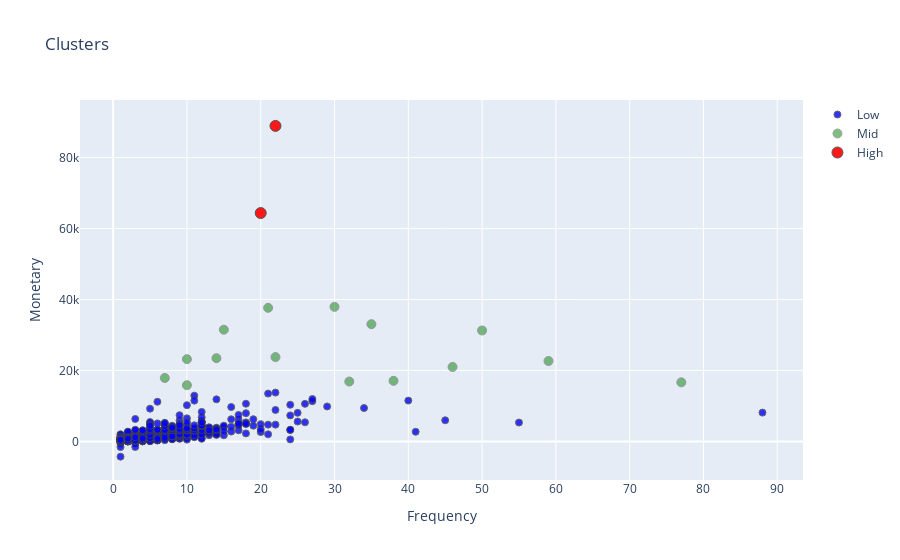

Here is the notebook cell this chart was saved with:
### Code cell
#plot revenue vs frequency
tx_graph = RFM.copy()
#query("Monetary < 50000 and Frequency < 2000")

plot_data = [
    go.Scatter(
        x=tx_graph.query("Cluster == 'Active-Low'")['Frequency'],
        y=tx_graph.query("Cluster == 'Active-Low'")['Monetary'],
        mode='markers',
        name='Low',
        marker= dict(size= 7,
            line= dict(width=1),
            color= 'blue',
            opacity= 0.8
           )
    ),
        go.Scatter(
        x=tx_graph.query("Cluster == 'Active-Mid'")['Frequency'],
        y=tx_graph.query("Cluster == 'Active-Mid'")['Monetary'],
        mode='markers',
        name='Mid',
        marker= dict(size= 9,
            line= dict(width=1),
            color= 'green',
            opacity= 0.5
           )
    ),
        go.Scatter(
        x=tx_graph.query("Cluster == 'Active-High'")['Frequency'],
        y=tx_graph.query("Cluster == 'Active-High'")['Monetary'],
        mode='markers',
        name='High',
        marker= dict(size= 11,
            line= dict(width=1),
            color= 'red',
            opacity= 0.9
           )
    ),
]

plot_layout = go.Layout(
        yaxis= {'title': "Monetary"},
        xaxis= {'title': "Frequency"},
        title='Clusters'
    )
fig = go.Figure(data=plot_data, layout=plot_layout)

fig

### Figure 1 — Plotly figure (JSON) as saved in the notebook; plotly's stock layout.template omitted (floating-point values rounded to 4 significant figures; data arrays with more than 128 entries replaced by an {"elided": "..."} marker saying what was removed)
{"data": [{"marker": {"color": "blue", "line": {"width": 1}, "opacity": 0.8, "size": 7}, "mode": "markers", "name": "Low", "type": "scatter", "x": {"elided": "1003 int values"}, "y": {"elided": "1003 float values"}}, {"marker": {"color": "green", "line": {"width": 1}, "opacity": 0.5, "size": 9}, "mode": "markers", "name": "Mid", "type": "scatter", "x": [10, 7, 10, 59, 50, 38, 46, 77, 35, 32, 22, 15, 14, 21, 30], "y": [23200.0, 17890.0, 15850.0, 22670.0, 31280.0, 17080.0, 20990.0, 16640.0, 33050.0, 16880.0, 23770.0, 31500.0, 23460.0, 37660.0, 37930.0]}, {"marker": {"color": "red", "line": {"width": 1}, "opacity": 0.9, "size": 11}, "mode": "markers", "name": "High", "type": "scatter", "x": [20, 22], "y": [64380.0, 88950.0]}], "layout": {"title": {"text": "Clusters"}, "xaxis": {"title": {"text": "Frequency"}}, "yaxis": {"title": {"text": "Monetary"}}}}
